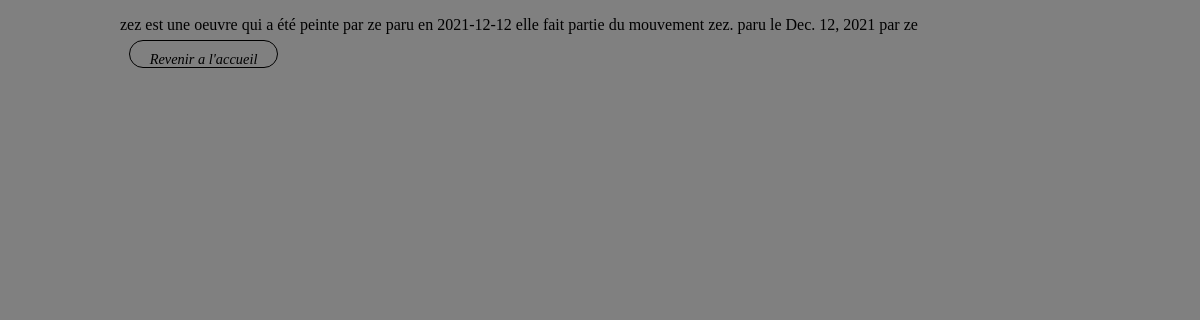
/R209app/affiche/10/, run on the app's committed database.
### R209app/models.py (models this page shows, shortened)
class tableaux(models.Model):
    titre = models.CharField(max_length=100)
    peintre = models.CharField(max_length = 100)
    date_parution = models.DateField(blank=True, null = True)
    mouvement_artistique = models.CharField(max_length = 100)
    idee = models.TextField(null = True, blank = True)
    def __str__(self):
        chaine = f"{self.titre} est une oeuvre qui a été peinte par {self.peintre} paru en {self.date_parution} elle fait partie du mouvement {self.idee}."
        return chaine

### R209app/views.py (the view)
# urls.py: path("affiche/<int:id>/", views.affiche),
def affiche(request, id):
     tableaux = models.tableaux.objects.get(pk = id)
     return render(request,"R209app/affiche.html",{"tableaux": tableaux})

### R209app/templates/R209app/affiche.html (shortened to what this page needs)
    <!DOCTYPE html>
<html lang="fr">
<head>
    {% load static %}
    <link rel="stylesheet" type="text/css" href="{%static 'R209app/affiche.css'%}">
</head>
<body>
    <p>{{tableaux}} paru le {{tableaux.date_parution}} par {{tableaux.peintre}} </p>
    <a href="/R209app/index/{{l.id}}"> Revenir a l'accueil</a>
</body>
</html>

### R209app/static/R209app/affiche.css (style rules this page uses)
body { background-color: grey; width: 80%; margin: 0 auto; }
a { border: solid 1px black; font-size: 0.90rem; text-align: center; padding: 10px 20px 0; color: black; text-decoration: none; font-style: italic; margin-left: 0.90%; border-radius: 30px; }

### data on the page
tableaux: titre+peintre+date_parution "zez est une oeuvre qui a été peinte par ze paru en 2021-12-12 elle fait partie du mouvement zez.", date_parution "Dec. 12, 2021", peintre "ze"
